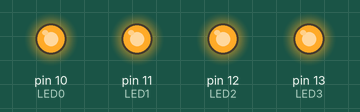
Recording of a sketch running on a simulated Arduino Uno, built with avr-gcc and run on an emulated ATmega328P. On the bench: output pins drawn as LEDs (lit = HIGH).

Above: at 0.2 s.
At 1.7 s:
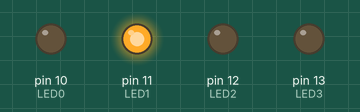
At 2.2 s:
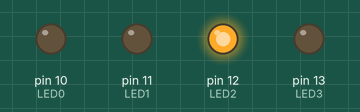
At 4.7 s:
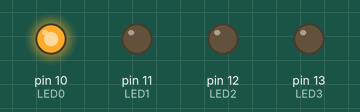
At 6.2 s:
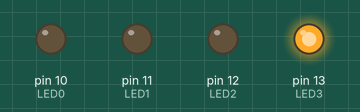
At 7.7 s:
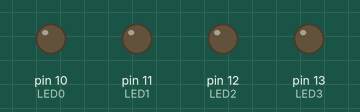
Timing chart, 0 to 8.1 s (numbered marks = the images above):
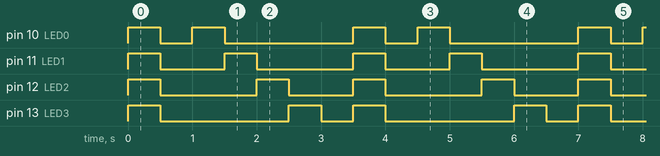

The sketch:

Frimware_E03.ino
```cpp
//" ¡No copies y pegues el código, analízalo e inspirate en el! "
/*************************************************************************
 *   Copyright (C) 2023 Jesús Camarena                                   *
 *   jesus.garzacmn@uanl.edu.mx                                          *
 *   Licencia: Attribution-NonCommercial-ShareAlike 3.0(CC-BY-NC-SA 3.0) *
 *   https://creativecommons.org/licenses/by-nc-sa/3.0/                  *
 *                                                                       *
 *   Ejemplo:                                                            *
 *   Dispositivo: Arduino UNO                                            *
 *   Lenguaje: Arduino                                                   *
 *   Rev: 1.0                                                            *
 *                                                     Fecha: 15/03/23   *
 ************************************************************************/
//--------------------------------INICO---------------------------------//
//--Constantes
#define RETARDO 500 //Retardo equivale a 500

//--Etiquetas
#define LED0 10 //LED0 equivale al pin 10
#define LED1 11 //LED1 equivale al pin 11
#define LED2 12 //LED2 equivale al pin 12
#define LED3 13 //LED3 equivale al pin 13

//--------------------------------SETUP---------------------------------//
void setup()
{
  //--Outputs
  pinMode(LED0,OUTPUT); // LED0 es salida
  pinMode(LED1,OUTPUT); // LED1 es salida
  pinMode(LED2,OUTPUT); // LED2 es salida
  pinMode(LED3,OUTPUT); // LED3 es salida
}//Fin_setup

//---------------------------------LOOP---------------------------------//
void loop()
{
  Encender_leds(); // Funcion de leds que se encienden
  delay(RETARDO);  // Retardo
  Apagar_leds();   // Funcion de leds que se apagan
  delay(RETARDO);  // Retardo
  Secuencia_leds();// Funcion de leds que hacen una secuencia
  Apagar_leds();   // Funcion de leds que se apagan
  delay(RETARDO);  // Retardo
}//Fin_loop

//-----------------------------FUNCIONES()------------------------------//

//***********************************************************************
//* Descripcion: Funcion de leds que se encienden
//* Prototype: void Encender_leds(void);
//* Call: Encender_leds();
//* Retorno: void
//* Argumentos: void
//***********************************************************************
void Encender_leds(void)
{
  digitalWrite(LED0, HIGH);// LED0 encendido
  digitalWrite(LED1, HIGH);// LED1 encendido
  digitalWrite(LED2, HIGH);// LED2 encendido
  digitalWrite(LED3, HIGH);// LED3 encendido
}//Fin_Encender_leds

//***********************************************************************
//* Descripcion: Funcion de leds que se apagan
//* Prototype: void Apagar_leds(void);
//* Call: Apagar_leds();
//* Retorno: void
//* Argumentos: void
//***********************************************************************
void Apagar_leds(void)
{
  digitalWrite(LED0, LOW);// LED0 apagado
  digitalWrite(LED1, LOW);// LED1 apagado
  digitalWrite(LED2, LOW);// LED2 apagado
  digitalWrite(LED3, LOW);// LED3 apagado
}//Fin_Apagar_leds

//***********************************************************************
//* Descripcion: Funcion de leds que hacen una secuencia propia
//* Prototype: void Secuencia_leds(void);
//* Call: Secuencia_leds();
//* Retorno: void
//* Argumentos: void
//***********************************************************************
void Secuencia_leds(void)
{
  digitalWrite(LED3, LOW); // LED3 apagado
  digitalWrite(LED0, HIGH);// LED0 encendido
  delay(RETARDO);          // Retardo
  digitalWrite(LED0, LOW); // LED0 apagado
  digitalWrite(LED1, HIGH);// LED1 encendido
  delay(RETARDO);          // Retardo
  digitalWrite(LED1, LOW); // LED1 apagado
  digitalWrite(LED2, HIGH);// LED2 encendido
  delay(RETARDO);          // Retardo
  digitalWrite(LED2, LOW); // LED2 apagado
  digitalWrite(LED3, HIGH);// LED3 encendido
  delay(RETARDO);          // Retardo
}//Fin_Secuencia_leds
```

Measured:
- by itself, pin 10 (LED0): repeats every 3.5 s: LOW 0.50 s, HIGH 0.50 s, LOW 2.0 s, HIGH 0.50 s
- by itself, pin 11 (LED1): repeats every 3.5 s: LOW 1.0 s, HIGH 0.50 s, LOW 1.5 s, HIGH 0.50 s
- by itself, pin 12 (LED2): repeats every 3.5 s: LOW 1.5 s, HIGH 0.50 s, LOW 1.0 s, HIGH 0.50 s
- by itself, pin 13 (LED3): repeats every 3.5 s: LOW 2.0 s, HIGH 0.50 s, LOW 0.50 s, HIGH 0.50 s
